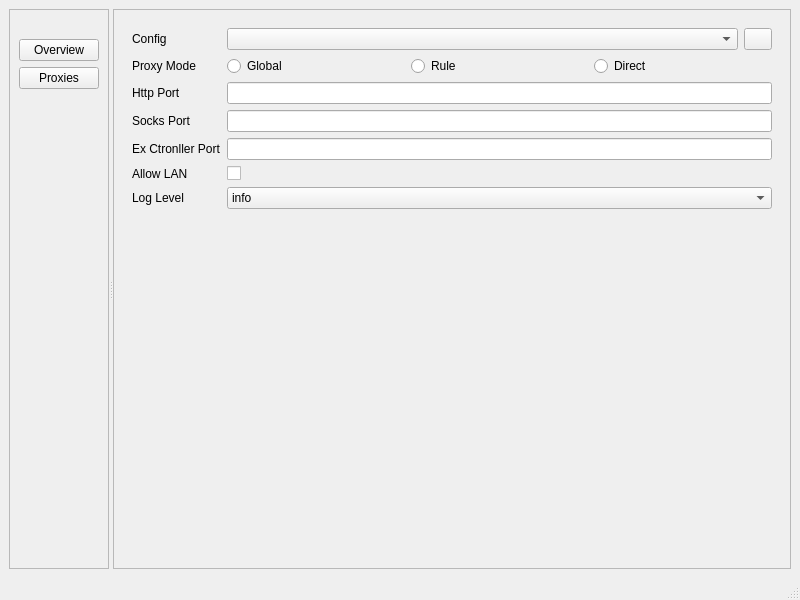
<?xml version="1.0" encoding="UTF-8"?>
<ui version="4.0">
 <class>MainWindow</class>
 <widget class="QMainWindow" name="MainWindow">
  <property name="geometry">
   <rect>
    <x>0</x>
    <y>0</y>
    <width>800</width>
    <height>600</height>
   </rect>
  </property>
  <property name="windowTitle">
   <string>MainWindow</string>
  </property>
  <widget class="QWidget" name="centralwidget">
   <layout class="QVBoxLayout" name="verticalLayout">
    <item>
     <widget class="QSplitter" name="splitter">
      <property name="sizePolicy">
       <sizepolicy hsizetype="Expanding" vsizetype="Preferred">
        <horstretch>0</horstretch>
        <verstretch>0</verstretch>
       </sizepolicy>
      </property>
      <property name="orientation">
       <enum>Qt::Horizontal</enum>
      </property>
      <widget class="QFrame" name="frame">
       <property name="sizePolicy">
        <sizepolicy hsizetype="Preferred" vsizetype="Preferred">
         <horstretch>0</horstretch>
         <verstretch>0</verstretch>
        </sizepolicy>
       </property>
       <property name="styleSheet">
        <string notr="true"/>
       </property>
       <property name="frameShape">
        <enum>QFrame::StyledPanel</enum>
       </property>
       <property name="frameShadow">
        <enum>QFrame::Raised</enum>
       </property>
       <layout class="QVBoxLayout" name="verticalLayout_2">
        <item>
         <widget class="QLabel" name="logoLabel">
          <property name="text">
           <string/>
          </property>
         </widget>
        </item>
        <item>
         <widget class="QPushButton" name="overviewButton">
          <property name="text">
           <string>Overview</string>
          </property>
          <property name="checkable">
           <bool>true</bool>
          </property>
         </widget>
        </item>
        <item>
         <widget class="QPushButton" name="proxiesButton">
          <property name="text">
           <string>Proxies</string>
          </property>
          <property name="checkable">
           <bool>true</bool>
          </property>
         </widget>
        </item>
        <item>
         <spacer name="verticalSpacer">
          <property name="orientation">
           <enum>Qt::Vertical</enum>
          </property>
          <property name="sizeHint" stdset="0">
           <size>
            <width>20</width>
            <height>40</height>
           </size>
          </property>
         </spacer>
        </item>
       </layout>
      </widget>
      <widget class="QFrame" name="frame_2">
       <property name="sizePolicy">
        <sizepolicy hsizetype="Preferred" vsizetype="Preferred">
         <horstretch>1</horstretch>
         <verstretch>0</verstretch>
        </sizepolicy>
       </property>
       <property name="frameShape">
        <enum>QFrame::StyledPanel</enum>
       </property>
       <property name="frameShadow">
        <enum>QFrame::Raised</enum>
       </property>
       <layout class="QVBoxLayout" name="verticalLayout_3">
        <item>
         <widget class="QStackedWidget" name="stackedWidget">
          <property name="currentIndex">
           <number>0</number>
          </property>
          <widget class="QWidget" name="overview">
           <layout class="QVBoxLayout" name="verticalLayout_4">
            <item>
             <layout class="QFormLayout" name="formLayout">
              <item row="1" column="0">
               <widget class="QLabel" name="configLabel">
                <property name="text">
                 <string>Config</string>
                </property>
               </widget>
              </item>
              <item row="1" column="1">
               <layout class="QHBoxLayout" name="horizontalLayout_2">
                <item>
                 <widget class="QComboBox" name="configComboBox"/>
                </item>
                <item>
                 <widget class="QPushButton" name="configManageButton">
                  <property name="sizePolicy">
                   <sizepolicy hsizetype="Minimum" vsizetype="Fixed">
                    <horstretch>0</horstretch>
                    <verstretch>0</verstretch>
                   </sizepolicy>
                  </property>
                  <property name="minimumSize">
                   <size>
                    <width>0</width>
                    <height>0</height>
                   </size>
                  </property>
                  <property name="maximumSize">
                   <size>
                    <width>28</width>
                    <height>16777215</height>
                   </size>
                  </property>
                  <property name="text">
                   <string/>
                  </property>
                  <property name="icon">
                   <iconset theme="document-send"/>
                  </property>
                 </widget>
                </item>
               </layout>
              </item>
              <item row="2" column="0">
               <widget class="QLabel" name="modeLabel">
                <property name="text">
                 <string>Proxy Mode</string>
                </property>
               </widget>
              </item>
              <item row="2" column="1">
               <layout class="QHBoxLayout" name="modeHLayout">
                <item>
                 <widget class="QRadioButton" name="globalButton">
                  <property name="text">
                   <string>Global</string>
                  </property>
                 </widget>
                </item>
                <item>
                 <widget class="QRadioButton" name="ruleButton">
                  <property name="text">
                   <string>Rule</string>
                  </property>
                 </widget>
                </item>
                <item>
                 <widget class="QRadioButton" name="directButton">
                  <property name="text">
                   <string>Direct</string>
                  </property>
                 </widget>
                </item>
               </layout>
              </item>
              <item row="3" column="0">
               <widget class="QLabel" name="httpPortLabel">
                <property name="text">
                 <string>Http Port</string>
                </property>
               </widget>
              </item>
              <item row="3" column="1">
               <widget class="QLineEdit" name="httpPortLineEdit"/>
              </item>
              <item row="4" column="0">
               <widget class="QLabel" name="socksPortLabel">
                <property name="text">
                 <string>Socks Port</string>
                </property>
               </widget>
              </item>
              <item row="4" column="1">
               <widget class="QLineEdit" name="socksPortLineEdit"/>
              </item>
              <item row="5" column="0">
               <widget class="QLabel" name="exCtrlPortLabel">
                <property name="text">
                 <string>Ex Ctronller Port</string>
                </property>
               </widget>
              </item>
              <item row="5" column="1">
               <widget class="QLineEdit" name="exCtrlPortLineEdit"/>
              </item>
              <item row="6" column="0">
               <widget class="QLabel" name="allowLanLabel">
                <property name="text">
                 <string>Allow LAN</string>
                </property>
               </widget>
              </item>
              <item row="6" column="1">
               <widget class="QCheckBox" name="allowLanCheckBox">
                <property name="text">
                 <string/>
                </property>
               </widget>
              </item>
              <item row="7" column="0">
               <widget class="QLabel" name="logLevelLabel">
                <property name="text">
                 <string>Log Level</string>
                </property>
               </widget>
              </item>
              <item row="7" column="1">
               <widget class="QComboBox" name="logLevelComboBox">
                <item>
                 <property name="text">
                  <string>info</string>
                 </property>
                </item>
                <item>
                 <property name="text">
                  <string>warning</string>
                 </property>
                </item>
                <item>
                 <property name="text">
                  <string>error</string>
                 </property>
                </item>
                <item>
                 <property name="text">
                  <string>debug</string>
                 </property>
                </item>
                <item>
                 <property name="text">
                  <string>silent</string>
                 </property>
                </item>
               </widget>
              </item>
             </layout>
            </item>
           </layout>
          </widget>
          <widget class="QWidget" name="proxies"/>
         </widget>
        </item>
       </layout>
      </widget>
     </widget>
    </item>
   </layout>
  </widget>
  <widget class="QMenuBar" name="menubar">
   <property name="geometry">
    <rect>
     <x>0</x>
     <y>0</y>
     <width>800</width>
     <height>23</height>
    </rect>
   </property>
  </widget>
  <widget class="QStatusBar" name="statusbar"/>
 </widget>
 <resources/>
 <connections/>
</ui>
